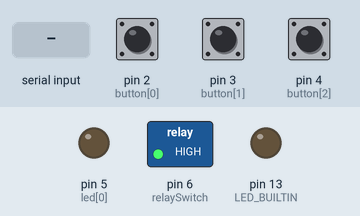
This sketch was run on a simulated Arduino Uno, built with avr-gcc and run on an emulated ATmega328P. On the bench: switched loads named in the sketch (green lamp = pin HIGH), output pins drawn as LEDs (lit = HIGH). Dashed ring = blinking. The inputs (shaded band) are chosen by the test bench; at power-on: pin 2 (button[0]) HIGH, pin 3 (button[1]) HIGH, pin 4 (button[2]) HIGH.

Above: at 1.7 s.
1.8 s: "ledblink\n" received over Serial
At 2.2 s:
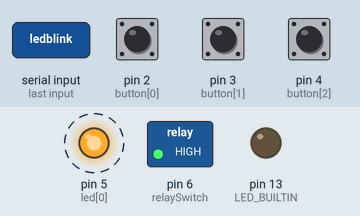
4.8 s: "lightoff\n" received over Serial
At 5.05 s:
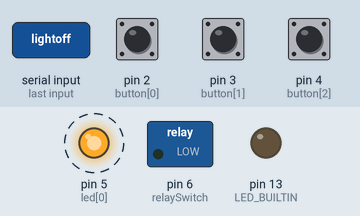
16.8 s: "leddefault\n" received over Serial
At 17.5 s:
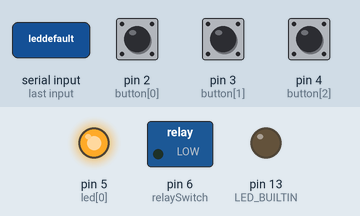
Timing chart, 0 to 19.3 s (numbered marks = the images above; inputs shaded):
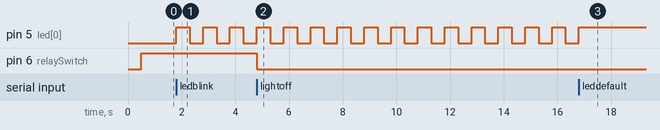

The sketch:

arduino_final.ino
```cpp
// # Limit switch dirtection and Pin
// Door - 1/2(Com/Up) - Pin D2
// Chair - 1/3(Com/Down) - Pin D3

// Interaction button Pin - Pin D4
// Button LED - D5

// Relay switch - D6

const int buttonCount = 3;
const int button[buttonCount] = {2,3,4};

const int ledCount = 1;
const int led[ledCount] = {5};

const int relaySwitch = 6;
bool buttonState[buttonCount];
bool lastButtonState[buttonCount];
unsigned long lastDebounceTime[buttonCount];
unsigned long debounceDelay = 50;

String msg;

bool isBlinking = false;
long previousBlinkTime = 0;
const long blinkInterval = 500;

void setup() {
  Serial.begin(115200);
  delay(500);
  pinMode(LED_BUILTIN, OUTPUT);
  pinMode(relaySwitch, OUTPUT);
  digitalWrite(relaySwitch, HIGH);
  for (int i = 0; i < buttonCount; i++) {
    pinMode(button[i], INPUT_PULLUP);
    buttonState[i] = HIGH;
    lastButtonState[i] = HIGH;
    lastDebounceTime[i] = 0;

    if (i < ledCount) {
      pinMode(led[i], OUTPUT);
    }
  }
}

void loop() {
  readSerial();
  readButton();
  ledBlink();
}

void ledBlink(){
  if(isBlinking){
    long currentMillis = millis();
    if(currentMillis - previousBlinkTime >= blinkInterval){
      previousBlinkTime = currentMillis;

      int currentLedState = digitalRead(led[0]);
      digitalWrite(led[0],!currentLedState);
    }
  }
}

void readSerial(){
  while (Serial.available() > 0){
    char  c = (char)Serial.read();

    if( c == '\n' || c == '\r'){
      if (msg.length() > 0){
        // Below for 'int' trigger
        // int cmd = msg.toInt()

        String text = msg;
        text.toLowerCase();

        msg = "";

        if(text == "msg"){
          Serial.println("RESPOND");
        }

        if(text == "leddefault"){
          ledControl(0, true);
          isBlinking = false;
        }
        if(text == "ledblink"){
          isBlinking = true;
          // Serial.println("LEDBLINK");

        }
        if(text == "ledoff"){
          ledControl(0, false);
          isBlinking = false;
        }
        // if(text == "ledron"){
        //   ledControl(1, true);

        // }
        // if(text == "ledroff"){
        //   ledControl(1, false);

        // }
        if(text == "lighton"){
          digitalWrite(relaySwitch, HIGH);
        }
        if(text == "lightoff"){
          digitalWrite(relaySwitch, LOW);
        }
      }
    }else{
      msg += c;
    }
  }
}

void readButton() {
  for (int i = 0; i < buttonCount; i++) {
    bool currentState = digitalRead(button[i]);

    if(currentState != lastButtonState[i]){
      lastDebounceTime[i] = millis();
      lastButtonState[i] = currentState;
    }

    if((millis() - lastDebounceTime[i]) > debounceDelay){
      if(currentState != buttonState[i]){
        buttonState[i] = currentState;

        if(buttonState[i] == LOW){
          sendSerial(true, i);
          // Serial.print(i);
          // Serial.println(" Pressed");
        }else if(buttonState[i] == HIGH){
          sendSerial(false,i);
          // Serial.print(i);
          // Serial.println(" Released");
        }
      }
    }
  }
}

void sendSerial(bool active, int index){
  // if (index == 0) Serial.println(active ? "DoorClose" : "DoorOpen");
  if (index == 0) Serial.println(active ? "DoorOpen" : "DoorClose");
  else if (index == 1) Serial.println(active ? "Sit" : "Stand");

  if (index == 2){
    if(active){
      Serial.println("InterOne");
      // ledControl(0, true);
    }else{
      // ledControl(0, false);
    }
  }

}

void ledControl(int index, bool activate){
  if(activate){
    digitalWrite(led[index], HIGH);
  }else{
    digitalWrite(led[index], LOW);
  }
}
```

Measured:
- after the input at 1.8 s, pin 5 (led[0]): alternates HIGH for 0.50 s and LOW for 0.50 s, starting at once
- after the input at 4.8 s, pin 6 (relaySwitch): HIGH → LOW at once
- after the input at 16.8 s, pin 5 (led[0]): goes on until 16.8 s, then stays HIGH
